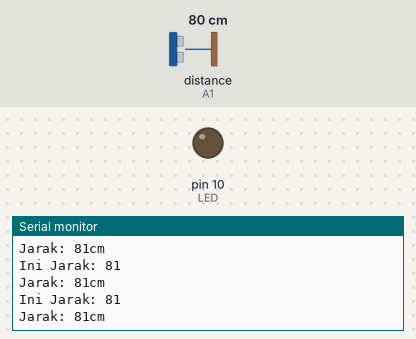
Bench run of a sketch on a simulated Arduino Uno, built with avr-gcc and run on an emulated ATmega328P. Shown: output pins drawn as LEDs (lit = HIGH), the last lines printed to the serial monitor. The test bench sets the inputs (shaded band); at power-on: distance to the obstacle (sensor on A1) 80 cm. The echo pulse lasts 58.3 µs per cm.

Above: at 1.2 s.
1.3 s: distance to the obstacle (sensor on A1) set to 16 cm
At 2.0 s:
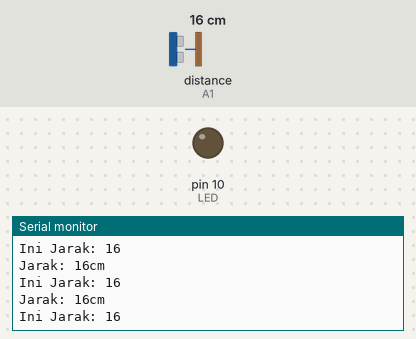
4.3 s: distance to the obstacle (sensor on A1) set to 13 cm
At 4.8 s:
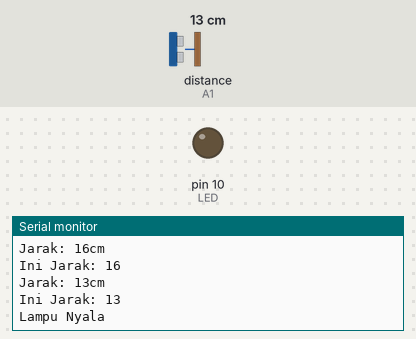
Timing chart, 0 to 7.3 s (numbered marks = the images above; inputs shaded):
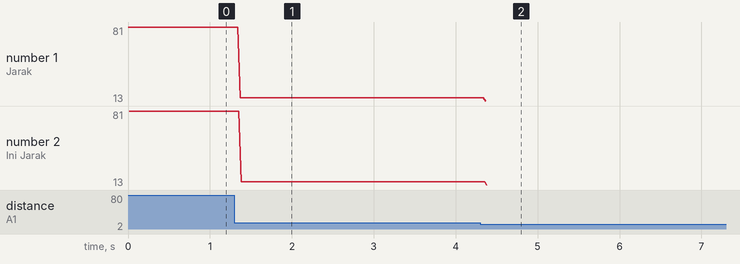

The sketch:

Sensor_Lampu.ino
```cpp
#include <NewPing.h>

#define Trigger_Pin A0
#define Echo_Pin A1
#define Max_Distance 100
#define LED 10

NewPing sonar(Trigger_Pin, Echo_Pin, Max_Distance);

void setup() {
  // put your setup code here, to run once:
  Serial.begin(9600);
}

void loop() {
  // put your main code here, to run repeatedly:
  Serial.print("Jarak: ");
  Serial.print(sonar.ping_cm());
  Serial.println("cm");

  int jarak=0;
  jarak = sonar.ping_cm();
  Serial.print("Ini Jarak: ");
  Serial.println(jarak);

  pinMode(LED, LOW);

  if(jarak>0 && jarak <15){
    Serial.println("Lampu Nyala");
    pinMode(LED, HIGH);
    delay(5000);
  }
}
```

Measured:
- the behaviour switches between 15 and 14 cm on distance to the obstacle (sensor on A1) (found by bisection; images 1 and 2)
- after the input at 1.3 s, the serial monitor: prints a new line after 0.07 s (image 1)
- after the input at 4.3 s, the serial monitor: prints a new line after 0.07 s (image 2)
- plotted number 1: 81 → 16 after the input at 1.3 s, 16 → 13 after the input at 4.3 s
- plotted number 2: 81 → 16 after the input at 1.3 s, 16 → 13 after the input at 4.3 s
